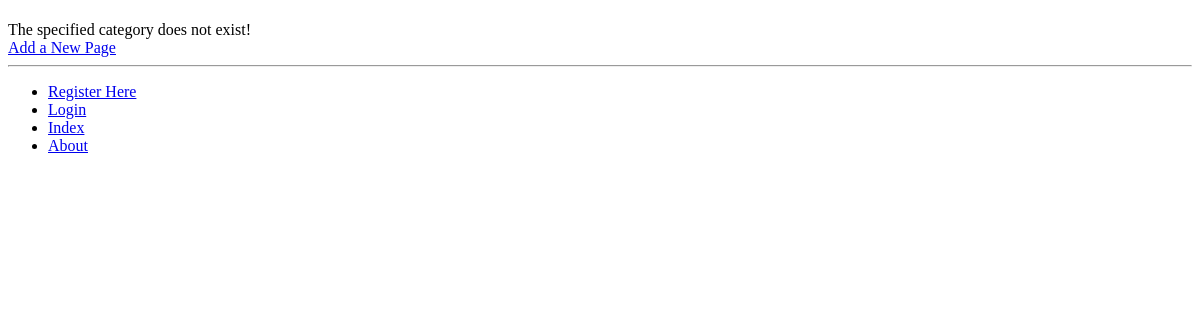
The page /rango/category/drillneck/ on the database as committed earlier.
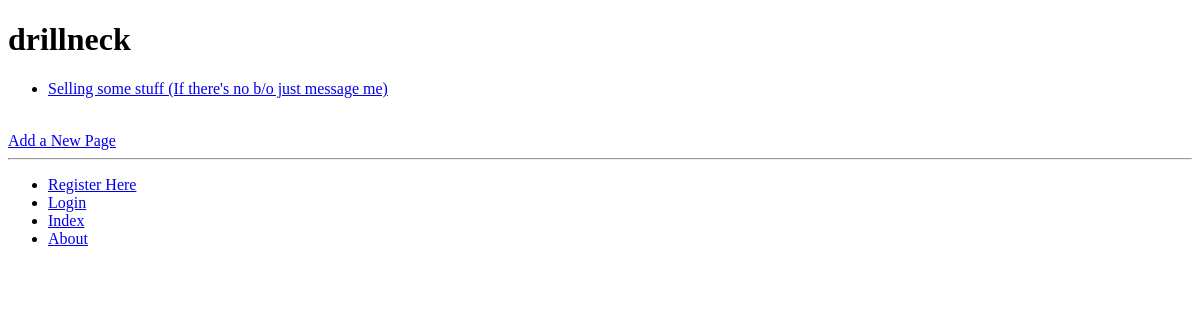
The same page on the database as committed later.
### rango/models.py (models this page shows, shortened)
class Category(models.Model):
        name = models.CharField(max_length=128, unique=True)
        views = models.IntegerField(default=0)
        likes = models.IntegerField(default=0)
        slug = models.SlugField()

class Page(models.Model):
    category = models.ForeignKey(Category)
    title = models.CharField(max_length=128)
    url = models.URLField()
    views = models.IntegerField(default=0)

### rango/views.py (the view)
# urls.py: url(r'^category/(?P<category_name_slug>[\w\-]+)/$', views.category, name='category'),
def category(request, category_name_slug):
    context_dict = {}
    try:
        category = Category.objects.get(slug=category_name_slug)
        context_dict['category_name'] = category.name
        context_dict['category_name_slug'] = category_name_slug
        pages = Page.objects.filter(category=category)
        context_dict['pages'] = pages
        context_dict['category'] = category
    except Category.DoesNotExist:
        pass
    return render(request, 'rango/category.html', context_dict)

### templates/rango/category.html (shortened to what this page needs)
{% extends 'base.html' %}
{% load staticfiles %}
{% block body_block %}
        <h1>{{ category_name }}</h1>
        {% if category %}
            {% if pages %}
            <ul>
                {% for page in pages %}
                <li><a href="{{ page.url }}">{{ page.title }}</a></li>
                {% endfor %}
            </ul>
            {% else %}
                <strong>No pages currently in category.</strong>
            {% endif %}
        {% else %}
            The specified category {{ category_name }} does not exist!
        {% endif %}
        <br /><a href="{% url 'add_page'  category.slug %}">Add a New Page</a><br />
{% endblock %}

Rows that differ between the two databases and show on the page:
added Category: name "drillneck"
added Page: title "Selling some stuff (If there's no b/o just message me)"
Other text that changed with them:
text no longer shown: "The specified category does not exist!"
